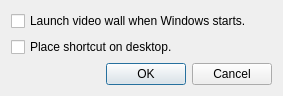
<?xml version="1.0" encoding="UTF-8"?>
<ui version="4.0">
 <class>QnVideowallSettingsDialog</class>
 <widget class="QDialog" name="QnVideowallSettingsDialog">
  <property name="geometry">
   <rect>
    <x>0</x>
    <y>0</y>
    <width>283</width>
    <height>93</height>
   </rect>
  </property>
  <property name="windowTitle">
   <string>Video Wall Settings</string>
  </property>
  <layout class="QVBoxLayout" name="verticalLayout">
   <item>
    <widget class="QCheckBox" name="autoRunCheckBox">
     <property name="text">
      <string>Launch video wall when Windows starts.</string>
     </property>
    </widget>
   </item>
   <item>
    <widget class="QCheckBox" name="shortcutCheckbox">
     <property name="text">
      <string>Place shortcut on desktop.</string>
     </property>
    </widget>
   </item>
   <item>
    <spacer name="verticalSpacer">
     <property name="orientation">
      <enum>Qt::Vertical</enum>
     </property>
     <property name="sizeHint" stdset="0">
      <size>
       <width>20</width>
       <height>4</height>
      </size>
     </property>
    </spacer>
   </item>
   <item>
    <widget class="QDialogButtonBox" name="buttonBox">
     <property name="orientation">
      <enum>Qt::Horizontal</enum>
     </property>
     <property name="standardButtons">
      <set>QDialogButtonBox::Cancel|QDialogButtonBox::Ok</set>
     </property>
    </widget>
   </item>
  </layout>
 </widget>
 <resources/>
 <connections>
  <connection>
   <sender>buttonBox</sender>
   <signal>accepted()</signal>
   <receiver>QnVideowallSettingsDialog</receiver>
   <slot>accept()</slot>
   <hints>
    <hint type="sourcelabel">
     <x>248</x>
     <y>254</y>
    </hint>
    <hint type="destinationlabel">
     <x>157</x>
     <y>274</y>
    </hint>
   </hints>
  </connection>
  <connection>
   <sender>buttonBox</sender>
   <signal>rejected()</signal>
   <receiver>QnVideowallSettingsDialog</receiver>
   <slot>reject()</slot>
   <hints>
    <hint type="sourcelabel">
     <x>316</x>
     <y>260</y>
    </hint>
    <hint type="destinationlabel">
     <x>286</x>
     <y>274</y>
    </hint>
   </hints>
  </connection>
 </connections>
</ui>
